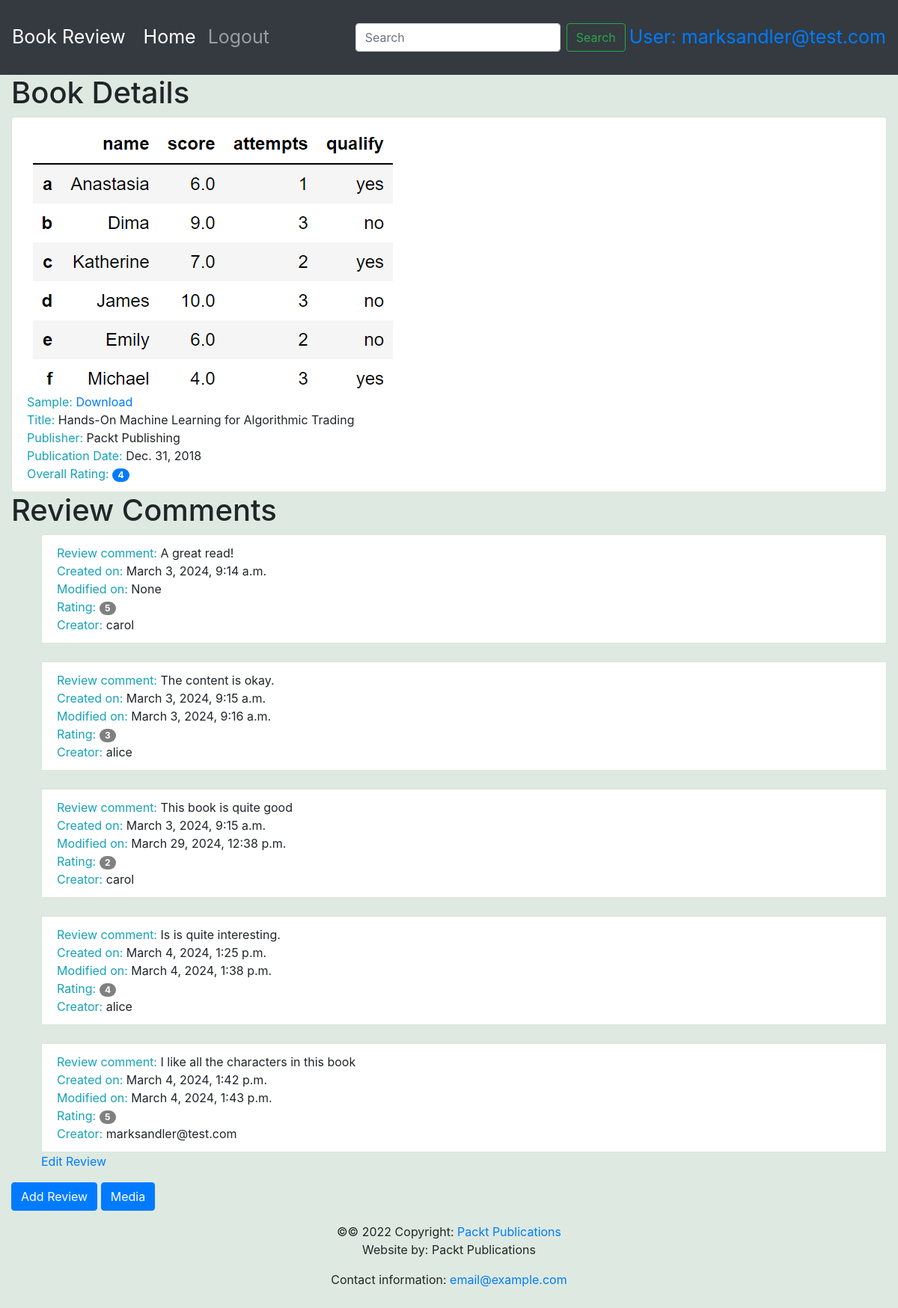
The page /books/2/ (signed in) on the database its author committed.
### reviews/models.py (models this page shows, shortened)
class Book(models.Model):
    title = models.CharField(
        max_length=70,
        help_text="The title of the book."
    )
    publication_date = models.DateField(
        verbose_name="Date the book was published."
    )
    isbn = models.CharField(
        max_length=20,
        verbose_name="ISBN number of the book."
    )
    publisher = models.ForeignKey(
        Publisher,
        on_delete=models.CASCADE
    )
    contributors = models.ManyToManyField(
        'Contributor',
        through="BookContributor"
    )
    cover = models.ImageField(
        null=True,
        upload_to="book_covers/"
    )
    sample = models.FileField(
        null=True,
        upload_to='book_samples/'
    )

class Publisher(models.Model):
    name = models.CharField(
        max_length=50,
        help_text="The name of the Publisher."
    )
    website = models.URLField(
        help_text="The Publisher's website."
    )
    email = models.EmailField(
        help_text="The Publisher's email address."
    )
    def __str__(self):
        return self.name

class Review(models.Model):
    content = models.TextField(
        help_text="The Review text."
    )
    rating = models.IntegerField(
        help_text="The rating the reviewer has given."
    )
    date_created = models.DateTimeField(
        auto_now_add=True,
        help_text="The date and time the review was created."
    )
    date_edited = models.DateTimeField(
        null=True,
        help_text="The date and time the review was last edited."
    )
    creator = models.ForeignKey(
        auth.get_user_model(),
        on_delete=models.CASCADE
    )
    book = models.ForeignKey(
        Book,
        on_delete=models.CASCADE,
        help_text="The Book that this review is for."
    )

### reviews/views.py (the view)
# urls.py: path('books/<int:id>/', views.book_detail, name='book_detail'),
def book_detail(request, id):
    book = get_object_or_404(Book, id=id) #Lấy thẳng đối tượng Book có id bằng id truyền vào in type ra sẽ thấy rõ hơn
    reviews = book.review_set.all()
    if reviews is not None:
        book_rating = average_rating([rev.rating for rev in reviews])
        context = {'book': book, 'book_rating': book_rating, 'reviews': reviews}
    else:
        context = {'book': book, 'book_rating': None, 'reviews': reviews}
    if request.user.is_authenticated:
        max_viewed_books_length = 10
        viewed_books = request.session.get("viewed_books", [])
        viewed_book = [book.id, book.title]
        if viewed_book in viewed_books:
            viewed_books.pop(viewed_books.index(viewed_book))
        viewed_books.insert(0, viewed_book)
        viewed_books = viewed_books[:max_viewed_books_length]
        request.session["viewed_books"] = viewed_books
    return render(request, 'reviews/review_detail.html', context)

### reviews/utils.py (called while the page is built)
def average_rating(rating_list):
    if not rating_list:
        return 0
    return round(sum(rating_list) / len(rating_list))

### reviews/templates/reviews/review_detail.html (shortened to what this page needs)
{% extends 'base.html' %}
{% block content %}
<h1>Book Details</h1>
<ul class="list-group">
 <li class="list-group-item">
  {% if book.cover %}
   <img src="{{ book.cover.url }}" alt="">
   <br>
  {% endif %}
  {% if book.sample %}
    <span class="text-info">Sample: </span>
   <a href="{{book.sample.url}}" target="_blank">Download</a>
   <br>
  {% endif %}
  <span class="text-info">Title: </span>
  <span>{{book.title }}</span>
  <br>
  <span class="text-info">Publisher: </span>
  <span>{{book.publisher }}</span>
  <br>
  <span class="text-info">Publication Date: </span>
  <span>{{book.publication_date }}</span>
  <br>
  <span class="text-info">Overall Rating: </span>
  <span class="badge badge-primary badge-pill">{{book_rating }}</span>
  <br>
 </li>
</ul>
<h1>Review Comments</h1>
<ul>
  {% for review in reviews %}
   <li class="list-group-item">
    <span class="text-info">Review comment: </span>
    <span>{{review.content }}</span>
    <br>
    <span class="text-info">Created on: </span>
    <span>{{review.date_created }}</span>
    <br>
    <span class="text-info">Modified on: </span>
    <span>{{review.date_edited }}</span>
    <br>
    <span class="text-info">Rating: </span>
    <span style="background-color: grey" class="badge badge-primary badge-pill">{{ review.rating }}</span>
    <br>
    <span class="text-info">Creator: </span>
    <span>{{review.creator}}</span>
   </li>
  {% if user.is_staff or user.id == review.creator_id %}
   <a href="/books/{{ book.id }}/reviews/{{ review.id }}/">Edit Review</a>
  {% else %}
  </br>
  {% endif %}
  {% endfor %}
</ul>
{% if user.is_authenticated %}
 <a class="btn btn-primary" href="/books/{{book.id}}/reviews/new/">Add Review</a>
 <a class="btn btn-primary" href="/books/{{book.id}}/media/">Media</a>
{% endif %}
{% endblock %}

### templates/base.html (shortened to what this page needs)
<!doctype html>
<html lang="en">
  <head>
    <link rel="stylesheet" href="https://stackpath.bootstrapcdn.com/bootstrap/4.4.1/css/bootstrap.min.css">
    <link rel="stylesheet" href="https://cdnjs.cloudflare.com/ajax/libs/font-awesome/4.7.0/css/font-awesome.min.css">
  </head>
  <body style="background-color: rgb(222, 234, 225)">
      <nav class="navbar navbar-expand-sm navbar-dark bg-dark sticky-top">
        <a class="navbar-brand" href="/">Book Review</a>
        <div class="collapse navbar-collapse" id="navbarSupportedContent">
          <ul class="navbar-nav mr-auto">
            <li class="nav-item active">
              <a class="nav-link" href="/books/">Home <span class="sr-only">(current)</span></a>
            </li>
            {% if user.is_authenticated %}
            <li class="nav-item">
              <a class="nav-link" href="/accounts/logout">Logout</a>
            </li>
            {% else %}
            <li class="nav-item">
              <a class="nav-link" href="/accounts/login">Login</a>
            </li>
            {% endif %}
          </ul>
          <form class="form-inline my-2 my-lg-0" method="get" action="/book-search">
            <input class="form-control mr-sm-2" type="search" placeholder="Search" aria-label="Search" name="search" min_length=3 value="{{ search_text }}">
            <button class="btn btn-outline-success my-2 my-sm-0" type="submit" name="search_in" value="title">Search</button>
          </form>
          {% if user.is_authenticated %}
          <ul class="navbar-nav">
            <li class="nav-item active">
              <a style="margin-left: 5px;" href="/accounts/profile/">User: {{ request.user.username}}</a>
            </li>
          </ul>
          {% endif %}
        </div>
      </nav>
    <div class="container-fluid">
       {% block content %}{% endblock %}
    </div>
    <footer class="page-footer font-small blue">
      <div class="footer-copyright text-center py-3">&copy;© 2022 Copyright:
        <a href="https://www.packtpub.com"> Packt Publications</a>
        <p>Website by: Packt Publications</p>
        <p>Contact information: <a href="mailto:email@example.com">email@example.com</a></p>
      </div>
    </footer>
  </body>
</html>

### templates/base.html (style rules this page uses)
.navbar { min-height: 100px; font-size: 25px; }
.navbar-brand { font-size: 25px; }

### rows shown on the page
Book: cover (picture), title "Hands-On Machine Learning for Algorithmic Trading", publisher "Packt Publishing", publication_date "Dec. 31, 2018"
Review: content "A great read!", date_created "March 3, 2024, 9:14 a.m.", date_edited "None", rating "5", creator "carol"
Review: content "The content is okay.", date_created "March 3, 2024, 9:15 a.m.", date_edited "March 3, 2024, 9:16 a.m.", rating "3", creator "alice"
Review: content "This book is quite good", date_created "March 3, 2024, 9:15 a.m.", date_edited "March 29, 2024, 12:38 p.m.", rating "2", creator "carol"
Review: content "Is is quite interesting.", date_created "March 4, 2024, 1:25 p.m.", date_edited "March 4, 2024, 1:38 p.m.", rating "4", creator "alice"
Review: content "I like all the characters in this book", date_created "March 4, 2024, 1:42 p.m.", date_edited "March 4, 2024, 1:43 p.m.", rating "5", creator "marksandler@test.com"

### other values the page prints
{{ request.user.username }} "marksandler@test.com"
{{ book_rating }} "4"
